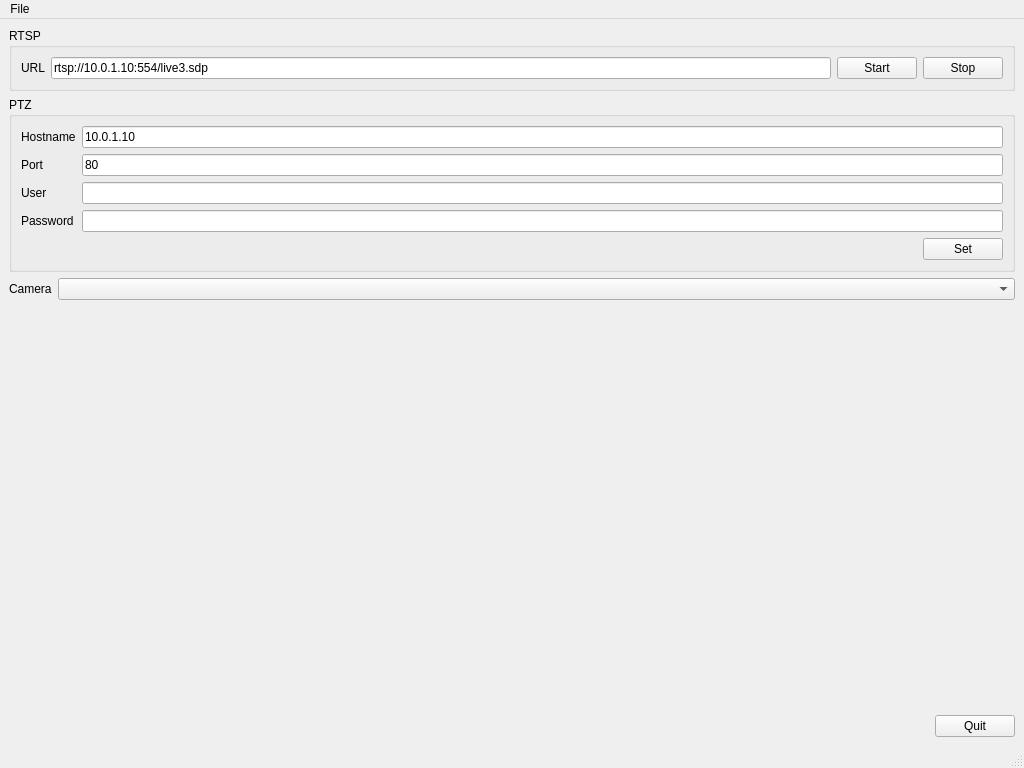
<?xml version="1.0" encoding="UTF-8"?>
<ui version="4.0">
 <class>MainWindow</class>
 <widget class="QMainWindow" name="MainWindow">
  <property name="geometry">
   <rect>
    <x>0</x>
    <y>0</y>
    <width>1024</width>
    <height>768</height>
   </rect>
  </property>
  <property name="minimumSize">
   <size>
    <width>1024</width>
    <height>768</height>
   </size>
  </property>
  <property name="windowTitle">
   <string>PTZ Test Main Window</string>
  </property>
  <widget class="QWidget" name="centralwidget">
   <layout class="QVBoxLayout" name="verticalLayout_3">
    <item>
     <widget class="QGroupBox" name="groupBox_RTSP">
      <property name="sizePolicy">
       <sizepolicy hsizetype="Preferred" vsizetype="Minimum">
        <horstretch>0</horstretch>
        <verstretch>0</verstretch>
       </sizepolicy>
      </property>
      <property name="title">
       <string>RTSP</string>
      </property>
      <layout class="QVBoxLayout" name="verticalLayout">
       <item>
        <layout class="QHBoxLayout" name="horizontalLayout">
         <item>
          <widget class="QLabel" name="label_RTSP_URL">
           <property name="text">
            <string>URL</string>
           </property>
          </widget>
         </item>
         <item>
          <widget class="QLineEdit" name="lineEdit_RTSP_URL">
           <property name="text">
            <string>rtsp://10.0.1.10:554/live3.sdp</string>
           </property>
          </widget>
         </item>
         <item>
          <widget class="QPushButton" name="pushButton_RTSP_Start">
           <property name="text">
            <string>Start</string>
           </property>
          </widget>
         </item>
         <item>
          <widget class="QPushButton" name="pushButton_RTSP_Stop">
           <property name="text">
            <string>Stop</string>
           </property>
          </widget>
         </item>
        </layout>
       </item>
      </layout>
     </widget>
    </item>
    <item>
     <widget class="QGroupBox" name="groupBox_PTZ">
      <property name="sizePolicy">
       <sizepolicy hsizetype="Preferred" vsizetype="Minimum">
        <horstretch>0</horstretch>
        <verstretch>0</verstretch>
       </sizepolicy>
      </property>
      <property name="title">
       <string>PTZ</string>
      </property>
      <layout class="QVBoxLayout" name="verticalLayout_2">
       <item>
        <layout class="QFormLayout" name="formLayout">
         <item row="0" column="0">
          <widget class="QLabel" name="label_PTZ_Hostname">
           <property name="text">
            <string>Hostname</string>
           </property>
          </widget>
         </item>
         <item row="0" column="1">
          <widget class="QLineEdit" name="lineEdit_PTZ_Hostname">
           <property name="text">
            <string>10.0.1.10</string>
           </property>
          </widget>
         </item>
         <item row="1" column="0">
          <widget class="QLabel" name="label_PTZ_Port">
           <property name="text">
            <string>Port</string>
           </property>
          </widget>
         </item>
         <item row="1" column="1">
          <widget class="QLineEdit" name="lineEdit_PTZ_Port">
           <property name="text">
            <string>80</string>
           </property>
          </widget>
         </item>
         <item row="2" column="0">
          <widget class="QLabel" name="label_PTZ_User">
           <property name="text">
            <string>User</string>
           </property>
          </widget>
         </item>
         <item row="2" column="1">
          <widget class="QLineEdit" name="lineEdit_PTZ_User"/>
         </item>
         <item row="3" column="0">
          <widget class="QLabel" name="label_PTZ_Password">
           <property name="text">
            <string>Password</string>
           </property>
          </widget>
         </item>
         <item row="3" column="1">
          <widget class="QLineEdit" name="lineEdit_PTZ_Password"/>
         </item>
        </layout>
       </item>
       <item>
        <layout class="QHBoxLayout" name="horizontalLayout_3">
         <item>
          <spacer name="horizontalSpacer_2">
           <property name="orientation">
            <enum>Qt::Horizontal</enum>
           </property>
           <property name="sizeHint" stdset="0">
            <size>
             <width>40</width>
             <height>20</height>
            </size>
           </property>
          </spacer>
         </item>
         <item>
          <widget class="QPushButton" name="pushButton_PTZ_Set">
           <property name="text">
            <string>Set</string>
           </property>
          </widget>
         </item>
        </layout>
       </item>
      </layout>
     </widget>
    </item>
    <item>
     <layout class="QHBoxLayout" name="horizontalLayout_4">
      <item>
       <widget class="QLabel" name="label_Camera">
        <property name="text">
         <string>Camera</string>
        </property>
       </widget>
      </item>
      <item>
       <widget class="QComboBox" name="comboBox_Camera">
        <property name="sizePolicy">
         <sizepolicy hsizetype="Expanding" vsizetype="Fixed">
          <horstretch>0</horstretch>
          <verstretch>0</verstretch>
         </sizepolicy>
        </property>
       </widget>
      </item>
     </layout>
    </item>
    <item>
     <widget class="QWidget" name="widget_CameraView" native="true">
      <property name="sizePolicy">
       <sizepolicy hsizetype="MinimumExpanding" vsizetype="MinimumExpanding">
        <horstretch>0</horstretch>
        <verstretch>0</verstretch>
       </sizepolicy>
      </property>
      <layout class="QVBoxLayout" name="verticalLayout_4"/>
     </widget>
    </item>
    <item>
     <layout class="QHBoxLayout" name="horizontalLayout_2">
      <item>
       <spacer name="horizontalSpacer">
        <property name="orientation">
         <enum>Qt::Horizontal</enum>
        </property>
        <property name="sizeHint" stdset="0">
         <size>
          <width>40</width>
          <height>20</height>
         </size>
        </property>
       </spacer>
      </item>
      <item>
       <widget class="QPushButton" name="pushButton_Quit">
        <property name="text">
         <string>Quit</string>
        </property>
       </widget>
      </item>
     </layout>
    </item>
   </layout>
  </widget>
  <widget class="QMenuBar" name="menubar">
   <property name="geometry">
    <rect>
     <x>0</x>
     <y>0</y>
     <width>1024</width>
     <height>22</height>
    </rect>
   </property>
   <widget class="QMenu" name="menuQuit">
    <property name="title">
     <string>File</string>
    </property>
    <addaction name="actionQuit"/>
   </widget>
   <addaction name="menuQuit"/>
  </widget>
  <widget class="QStatusBar" name="statusbar"/>
  <action name="actionQuit">
   <property name="text">
    <string>Quit</string>
   </property>
  </action>
 </widget>
 <resources/>
 <connections/>
</ui>
